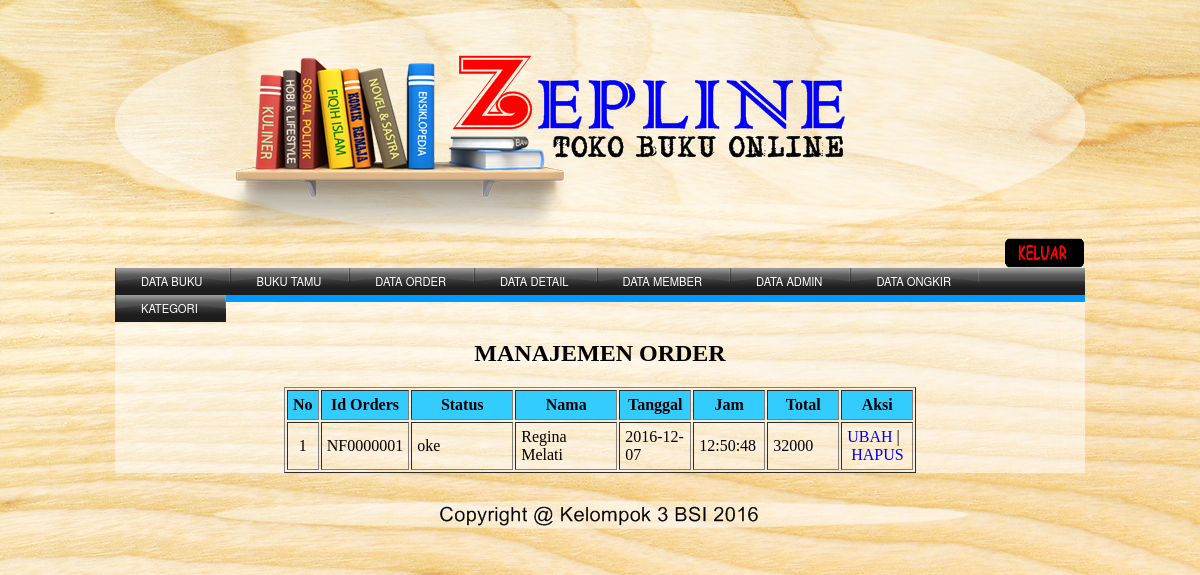
Screenshot of /admin/admin.php?page=orders with the database file from the repository.
### tables this page shows
CREATE TABLE IF NOT EXISTS `orders` (
  `id_orders` varchar(9) NOT NULL,
  `status` varchar(10) NOT NULL,
  `tgl` date NOT NULL,
  `jam` time NOT NULL,
  `total_bayar` varchar(9) NOT NULL,
  `id_member` int(11) NOT NULL
);

CREATE TABLE IF NOT EXISTS `member` (
`id_member` int(4) NOT NULL,
  `password` varchar(10) NOT NULL,
  `nama` varchar(30) NOT NULL,
  `alamat` text NOT NULL,
  `telp` varchar(13) NOT NULL,
  `email` varchar(30) NOT NULL,
  `id_kota` int(3) NOT NULL
);

### admin/module/orders/orders.php (the view, shortened to what this page needs)
<br>
<h2><center><strong>MANAJEMEN ORDER</strong></center></h2>
<table border="1" cellpadding="5" align="center">
<tr bgcolor="#33CCFF">
<td width="20"><div align="center"><strong>No	</strong></div></td>
<td width="20"><div align="center"><strong>Id Orders</strong></div></td>
<td width="90"><div align="center"><strong>Status</strong></div></td>
<td width="90"><div align="center"><strong>Nama</strong></div></td>
<td width="60"><div align="center"><strong>Tanggal</strong></div></td>
<td width="60"><div align="center"><strong>Jam</strong></div></td>
<td width="60"><div align="center"><strong>Total</strong></div></td>
<td width="60"><div align="center"><strong>Aksi</strong></div></td>
</tr>
<?php
$no =1;
$tampil =mysql_query ("SELECT orders.*, member.nama FROM orders, member WHERE orders.id_member = member.id_member ORDER BY orders.id_orders ");
while($r=mysql_fetch_array($tampil))
{
?>
<tr>
<td><center><?php echo $no++?></center></td>
<td><?php echo $r['id_orders']?></td>
<td><?php echo $r['status']?></td>
<td><?php echo $r['nama']?></td>
<td><?php echo $r['tgl']?></td>
<td><?php echo $r['jam']?></td>
<td><?php echo $r['total_bayar']?></td>
<td bordercolor="#33FFFF">
<a href="?page=editorders&id=<?=$r['0'];?>">UBAH</a>&nbsp;|&nbsp;<a href="?page=hapusorders&id=<?=$r['0'];?>">HAPUS</a></td>
</tr>
<?php }?>
</table>

### admin/ADMIN.css (style rules this page uses)
body { background: url(../gambar/1.jpg); }

### admin/menuu.php (style rules this page uses)
a { text-decoration:none; }

### rows the page displays
orders: id_orders "NF0000001", status "oke", id_member.nama "Regina Melati", tgl "2016-12-07", jam "12:50:48", total_bayar "32000"
